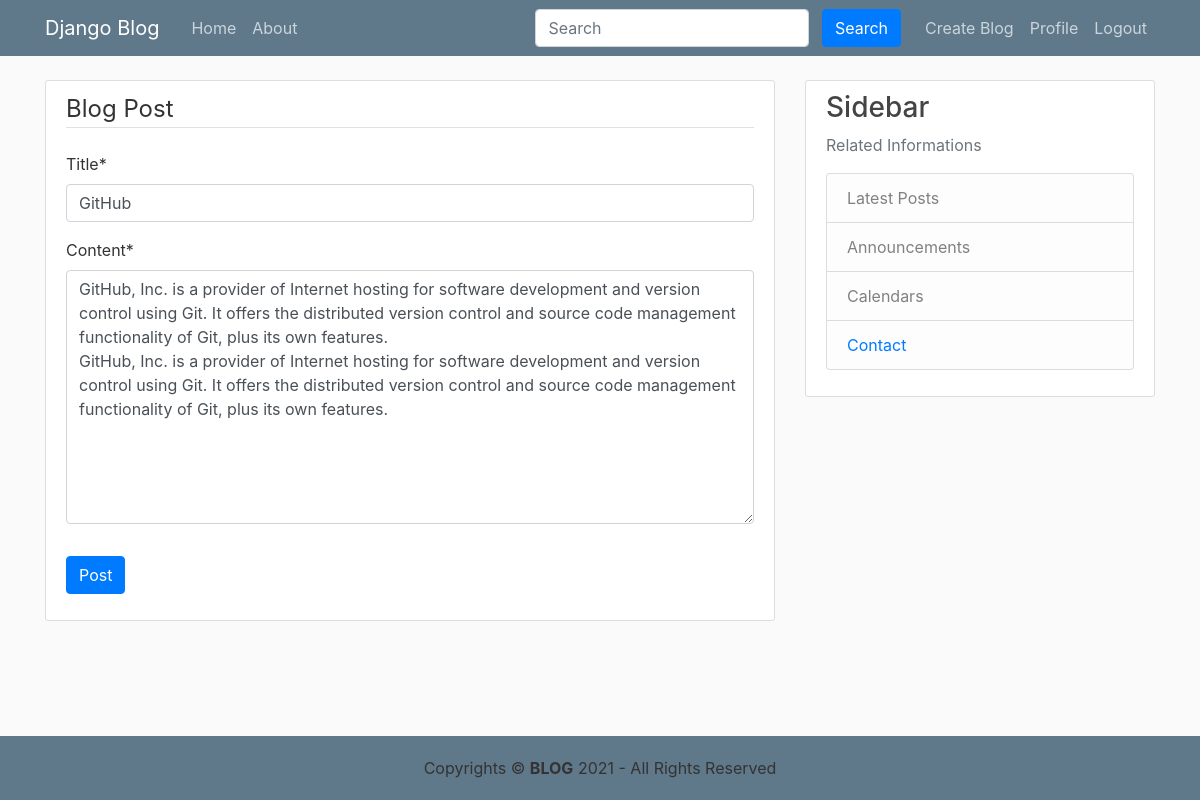
Screenshot of /post/10/update/ (signed in) with the database file from the repository.
### blog/models.py (models this page shows, shortened)
class Post(models.Model):
    title = models.CharField(max_length=100)
    content = models.TextField()
    date_posted = models.DateTimeField(default=timezone.now)
    author = models.ForeignKey(User, on_delete=models.CASCADE)

### blog/views.py (the view, shortened to what this page needs)
# urls.py: path('post/<int:pk>/update/', PostUpdateView.as_view(), name='post-update'),
class PostUpdateView(LoginRequiredMixin, UserPassesTestMixin, UpdateView):
    model = Post
    fields = ['title', 'content']
    def test_func(self):
        post = self.get_object()
        if self.request.user == post.author:
            return True
        return False

### blog/templates/blog/post_form.html (shortened to what this page needs)
{% extends "blog/base.html" %}
{% load crispy_forms_tags %}
{% block content %}
    <div class="content-section">
        <form method="POST">
            <fieldset class="form-group">
                <legend class="border-bottom mb-4">Blog Post</legend>
                {{ form|crispy }}
            </fieldset>
            <div class="form-group">
                <button class="btn btn-primary" type="submit">Post</button>
            </div>
        </form>
    </div>
{% endblock content %}

### blog/static/blog/main.css (style rules this page uses)
body { background: #fafafa; color: #333333; margin-top: 5rem; }
.content-section { background: #ffffff; padding: 10px 20px; border: 1px solid #dddddd; border-radius: 3px; margin-bottom: 20px; }

### rows the page displays
Post: title "GitHub", content "GitHub, Inc. is a provider of Internet hosting for software development and version control using Git. It offers the distributed version control and source code management functionality of Git, plus its own features. GitHub, Inc. is a provider of Internet hosting for software development and version control using Git. It offers the distributed version control and source code management functionality of Git, plus its own features."
